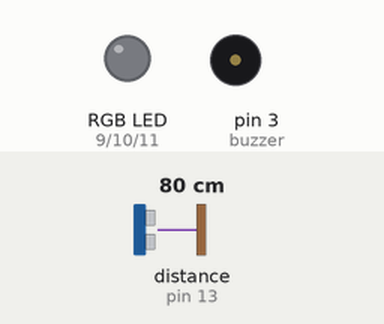
This sketch was run on a simulated Arduino Uno, built with avr-gcc and run on an emulated ATmega328P. Shown: an RGB LED mixed from three pins (HIGH = lit), buzzer (waves = sounding). Wiring (inferred from the names in the program): ultrasonic range finder: trigger pin 12; echo pin 13. The test bench sets the inputs (shaded band); at power-on: distance to the obstacle (sensor on pin 13) 80 cm. The echo pulse lasts 58.3 µs per cm; pins used as bus, display or sensor lines are not drawn.

Above: at 1.2 s.
1.3 s: distance to the obstacle (sensor on pin 13) set to 2 cm
At 1.45 s:
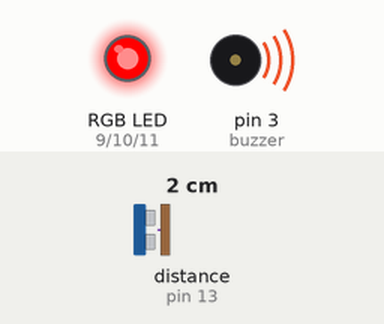
4.3 s: distance to the obstacle (sensor on pin 13) set to 6 cm
7.3 s: distance to the obstacle (sensor on pin 13) set to 9 cm
At 7.46 s:
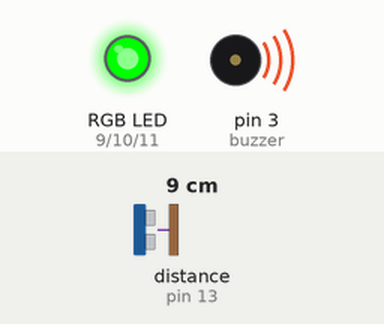
10.3 s: distance to the obstacle (sensor on pin 13) set to 18 cm
At 10.47 s:
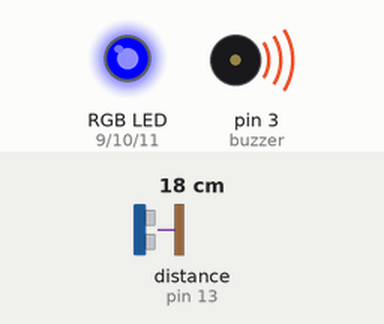
13.3 s: distance to the obstacle (sensor on pin 13) set to 20 cm
16.3 s: distance to the obstacle (sensor on pin 13) set to 24 cm
At 16.49 s:
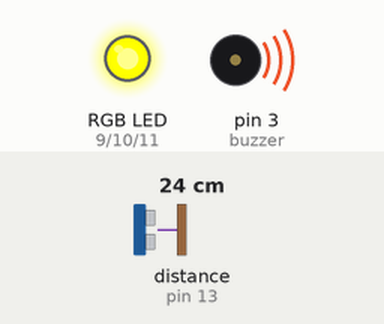
Timing chart, 0 to 20.3 s (numbered marks = the images above; inputs shaded):
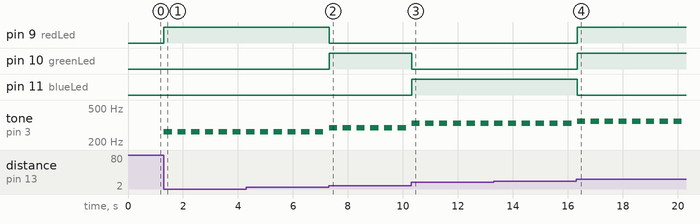

Measured:
- the behaviour switches between 7 and 8 cm on distance to the obstacle (sensor on pin 13) (found by bisection; images 1 and 2)
- the behaviour switches between 21 and 22 cm on distance to the obstacle (sensor on pin 13) (found by bisection; images 3 and 4)
- after the input at 1.3 s, pin 9 (redLed): LOW → HIGH at once; tone on pin 3 (buzzer): alternates 262 Hz for 0.30 s and silent for 0.20 s, starting at once
- after the input at 7.3 s, pin 9 (redLed): HIGH → LOW at once; pin 10 (greenLed): LOW → HIGH at once
- after the input at 10.3 s, pin 10 (greenLed): HIGH → LOW at once; pin 11 (blueLed): LOW → HIGH at once
- after the input at 16.3 s, pin 9 (redLed), pin 10 (greenLed): LOW → HIGH at once; pin 11 (blueLed): HIGH → LOW at once

The sketch:

e04_ultrasonic_sensor_piano.ino
```cpp
/**
 * Ultrasonic Sensor Piano
 * 4. 초음파 센서 피아노
 *   7cm 간격으로 LED 색상이 변경되고, 소리도 도~높은도
 */

int buzzer = 3;
int redLed = 9;
int greenLed = 10;
int blueLed = 11;
int trig = 12;
int echo = 13;

int notes[8] = {
  262, 294, 330, 349, 392, 440, 494, 523
};

float getUltrasonic() {
  digitalWrite(trig, LOW);
  delayMicroseconds(2);
  digitalWrite(trig, HIGH);
  delayMicroseconds(10);
  digitalWrite(trig, LOW);
  float duration = pulseIn(echo, HIGH);
  return duration / 29 / 2;
}

void rgbCtrl(boolean ir, boolean ig, boolean ib) {
  digitalWrite(redLed, ir);
  digitalWrite(greenLed, ig);
  digitalWrite(blueLed, ib);
}

void setup() {
  pinMode(redLed, OUTPUT);
  pinMode(greenLed, OUTPUT);
  pinMode(blueLed, OUTPUT);
  pinMode(trig, OUTPUT);
  pinMode(echo, INPUT);
}

void loop() {
  float distance = getUltrasonic();
  if (distance < 7) {
    rgbCtrl(true, false, false);
    tone(buzzer, notes[0], 300);
    delay(500);
  } else if (distance < 14) {
    rgbCtrl(false, true, false);
    tone(buzzer, notes[1], 300);
    delay(500);
  } else if (distance < 21) {
    rgbCtrl(false, false, true);
    tone(buzzer, notes[2], 300);
    delay(500);
  } else if (distance < 28) {
    rgbCtrl(true, true, false);
    tone(buzzer, notes[3], 300);
    delay(500);
  } else if (distance < 35) {
    rgbCtrl(true, false, true);
    tone(buzzer, notes[4], 300);
    delay(500);
  } else if (distance < 42) {
    rgbCtrl(false, true, true);
    tone(buzzer, notes[5], 300);
    delay(500);
  } else if (distance < 49) {
    rgbCtrl(true, true, true);
    tone(buzzer, notes[6], 300);
    delay(500);
  } else if (distance < 56) {
    rgbCtrl(true, false, false);
    tone(buzzer, notes[7], 300);
    delay(500);
  } else rgbCtrl(false, false, false);
}
```
